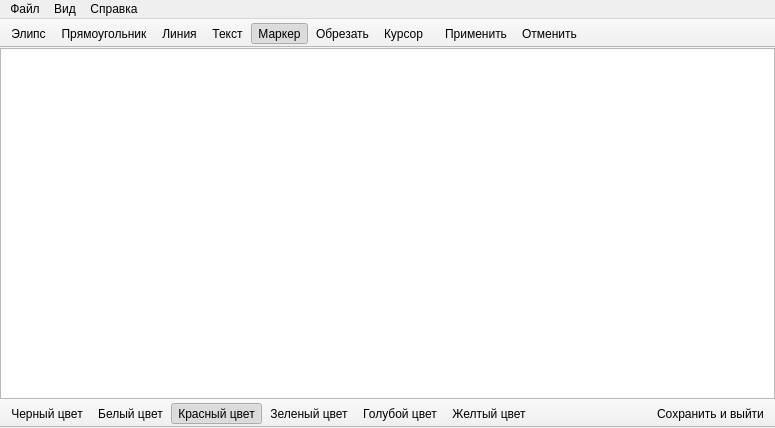
<?xml version="1.0" encoding="UTF-8"?>
<ui version="4.0">
 <class>MainWindow</class>
 <widget class="QMainWindow" name="MainWindow">
  <property name="geometry">
   <rect>
    <x>0</x>
    <y>0</y>
    <width>775</width>
    <height>428</height>
   </rect>
  </property>
  <property name="windowTitle">
   <string>MainWindow</string>
  </property>
  <widget class="QWidget" name="centralWidget">
   <layout class="QGridLayout" name="gridLayout">
    <property name="leftMargin">
     <number>0</number>
    </property>
    <property name="topMargin">
     <number>0</number>
    </property>
    <property name="rightMargin">
     <number>0</number>
    </property>
    <property name="bottomMargin">
     <number>0</number>
    </property>
    <property name="spacing">
     <number>0</number>
    </property>
    <item row="1" column="0">
     <widget class="QGraphicsView" name="graphicsView"/>
    </item>
   </layout>
  </widget>
  <widget class="QMenuBar" name="menuBar">
   <property name="geometry">
    <rect>
     <x>0</x>
     <y>0</y>
     <width>775</width>
     <height>21</height>
    </rect>
   </property>
   <widget class="QMenu" name="menuFile">
    <property name="title">
     <string>Файл</string>
    </property>
    <addaction name="actionSave"/>
    <addaction name="separator"/>
    <addaction name="actionPrint"/>
    <addaction name="separator"/>
    <addaction name="actionExit"/>
   </widget>
   <widget class="QMenu" name="menuView">
    <property name="title">
     <string>Вид</string>
    </property>
    <addaction name="actionZoomIn"/>
    <addaction name="actionZoomOut"/>
   </widget>
   <widget class="QMenu" name="menuInfo">
    <property name="title">
     <string>Справка</string>
    </property>
    <addaction name="actionAbout"/>
   </widget>
   <addaction name="menuFile"/>
   <addaction name="menuView"/>
   <addaction name="menuInfo"/>
  </widget>
  <widget class="QToolBar" name="mainToolBar">
   <property name="movable">
    <bool>false</bool>
   </property>
   <property name="toolButtonStyle">
    <enum>Qt::ToolButtonTextBesideIcon</enum>
   </property>
   <attribute name="toolBarArea">
    <enum>TopToolBarArea</enum>
   </attribute>
   <attribute name="toolBarBreak">
    <bool>false</bool>
   </attribute>
   <addaction name="actionElipse"/>
   <addaction name="actionRectangle"/>
   <addaction name="actionLine"/>
   <addaction name="actionText"/>
   <addaction name="actionPen"/>
   <addaction name="actionCut"/>
   <addaction name="actionCursor"/>
  </widget>
  <widget class="QToolBar" name="graficToolBar">
   <property name="windowTitle">
    <string/>
   </property>
   <property name="movable">
    <bool>false</bool>
   </property>
   <property name="floatable">
    <bool>true</bool>
   </property>
   <attribute name="toolBarArea">
    <enum>BottomToolBarArea</enum>
   </attribute>
   <attribute name="toolBarBreak">
    <bool>false</bool>
   </attribute>
   <addaction name="actionDarkColor"/>
   <addaction name="actionWhiteColor"/>
   <addaction name="actionRedColor"/>
   <addaction name="actionGreenColor"/>
   <addaction name="actionBlooColor"/>
   <addaction name="actionYellowColor"/>
  </widget>
  <widget class="QToolBar" name="SaveToolBar">
   <property name="windowTitle">
    <string/>
   </property>
   <property name="layoutDirection">
    <enum>Qt::RightToLeft</enum>
   </property>
   <property name="movable">
    <bool>false</bool>
   </property>
   <attribute name="toolBarArea">
    <enum>BottomToolBarArea</enum>
   </attribute>
   <attribute name="toolBarBreak">
    <bool>false</bool>
   </attribute>
   <addaction name="actionSaveToFile"/>
  </widget>
  <widget class="QToolBar" name="applyToolBar">
   <property name="windowTitle">
    <string>toolBar</string>
   </property>
   <property name="layoutDirection">
    <enum>Qt::LeftToRight</enum>
   </property>
   <property name="movable">
    <bool>false</bool>
   </property>
   <property name="toolButtonStyle">
    <enum>Qt::ToolButtonTextBesideIcon</enum>
   </property>
   <attribute name="toolBarArea">
    <enum>TopToolBarArea</enum>
   </attribute>
   <attribute name="toolBarBreak">
    <bool>false</bool>
   </attribute>
   <addaction name="actionApply"/>
   <addaction name="actionCancel"/>
  </widget>
  <action name="actionSave">
   <property name="text">
    <string>Сохранить и выйти</string>
   </property>
   <property name="shortcut">
    <string>Ctrl+S</string>
   </property>
  </action>
  <action name="actionExit">
   <property name="text">
    <string>Выход</string>
   </property>
   <property name="shortcut">
    <string>Ctrl+Q</string>
   </property>
  </action>
  <action name="actionPrint">
   <property name="text">
    <string>Печать</string>
   </property>
   <property name="shortcut">
    <string>Ctrl+P</string>
   </property>
  </action>
  <action name="actionZoomIn">
   <property name="text">
    <string>Увеличить</string>
   </property>
   <property name="shortcut">
    <string>Ctrl++</string>
   </property>
  </action>
  <action name="actionZoomOut">
   <property name="text">
    <string>Уменьшить</string>
   </property>
   <property name="shortcut">
    <string>Ctrl+-</string>
   </property>
  </action>
  <action name="actionAbout">
   <property name="text">
    <string>О программе</string>
   </property>
  </action>
  <action name="actionSaveToFile">
   <property name="icon">
    <iconset resource="res.qrc">
     <normaloff>:/pict/save.png</normaloff>:/pict/save.png</iconset>
   </property>
   <property name="text">
    <string>Сохранить и выйти</string>
   </property>
   <property name="toolTip">
    <string>Сохранить и выйти</string>
   </property>
  </action>
  <action name="actionDarkColor">
   <property name="checkable">
    <bool>true</bool>
   </property>
   <property name="icon">
    <iconset resource="res.qrc">
     <normaloff>:/pict/circle_dark.png</normaloff>:/pict/circle_dark.png</iconset>
   </property>
   <property name="text">
    <string>Черный цвет</string>
   </property>
   <property name="toolTip">
    <string>Черный цвет</string>
   </property>
  </action>
  <action name="actionWhiteColor">
   <property name="checkable">
    <bool>true</bool>
   </property>
   <property name="icon">
    <iconset resource="res.qrc">
     <normaloff>:/pict/circle_grey.png</normaloff>:/pict/circle_grey.png</iconset>
   </property>
   <property name="text">
    <string>Белый цвет</string>
   </property>
   <property name="toolTip">
    <string>Белый цвет</string>
   </property>
  </action>
  <action name="actionRedColor">
   <property name="checkable">
    <bool>true</bool>
   </property>
   <property name="checked">
    <bool>true</bool>
   </property>
   <property name="icon">
    <iconset resource="res.qrc">
     <normaloff>:/pict/circle_red.png</normaloff>:/pict/circle_red.png</iconset>
   </property>
   <property name="text">
    <string>Красный цвет</string>
   </property>
  </action>
  <action name="actionGreenColor">
   <property name="checkable">
    <bool>true</bool>
   </property>
   <property name="icon">
    <iconset resource="res.qrc">
     <normaloff>:/pict/circle_green.png</normaloff>:/pict/circle_green.png</iconset>
   </property>
   <property name="text">
    <string>Зеленый цвет</string>
   </property>
  </action>
  <action name="actionBlooColor">
   <property name="checkable">
    <bool>true</bool>
   </property>
   <property name="icon">
    <iconset resource="res.qrc">
     <normaloff>:/pict/circle_blue.png</normaloff>:/pict/circle_blue.png</iconset>
   </property>
   <property name="text">
    <string>Голубой цвет</string>
   </property>
  </action>
  <action name="actionYellowColor">
   <property name="checkable">
    <bool>true</bool>
   </property>
   <property name="icon">
    <iconset resource="res.qrc">
     <normaloff>:/pict/circle_yellow.png</normaloff>:/pict/circle_yellow.png</iconset>
   </property>
   <property name="text">
    <string>Желтый цвет</string>
   </property>
  </action>
  <action name="actionPen">
   <property name="checkable">
    <bool>true</bool>
   </property>
   <property name="checked">
    <bool>true</bool>
   </property>
   <property name="icon">
    <iconset resource="res.qrc">
     <normaloff>:/pict/pencil.png</normaloff>:/pict/pencil.png</iconset>
   </property>
   <property name="text">
    <string>Маркер</string>
   </property>
   <property name="toolTip">
    <string>Маркер</string>
   </property>
  </action>
  <action name="actionLine">
   <property name="checkable">
    <bool>true</bool>
   </property>
   <property name="icon">
    <iconset resource="res.qrc">
     <normaloff>:/pict/line.png</normaloff>:/pict/line.png</iconset>
   </property>
   <property name="text">
    <string>Линия</string>
   </property>
   <property name="toolTip">
    <string>Линия</string>
   </property>
  </action>
  <action name="actionElipse">
   <property name="checkable">
    <bool>true</bool>
   </property>
   <property name="icon">
    <iconset resource="res.qrc">
     <normaloff>:/pict/circle.png</normaloff>:/pict/circle.png</iconset>
   </property>
   <property name="text">
    <string>Элипс</string>
   </property>
   <property name="toolTip">
    <string>Элипс</string>
   </property>
  </action>
  <action name="actionRectangle">
   <property name="checkable">
    <bool>true</bool>
   </property>
   <property name="icon">
    <iconset resource="res.qrc">
     <normaloff>:/pict/rectangle.png</normaloff>:/pict/rectangle.png</iconset>
   </property>
   <property name="text">
    <string>Прямоугольник</string>
   </property>
   <property name="toolTip">
    <string>Прямоугольник</string>
   </property>
  </action>
  <action name="actionText">
   <property name="checkable">
    <bool>true</bool>
   </property>
   <property name="icon">
    <iconset resource="res.qrc">
     <normaloff>:/pict/text.png</normaloff>:/pict/text.png</iconset>
   </property>
   <property name="text">
    <string>Текст</string>
   </property>
   <property name="toolTip">
    <string>Текст</string>
   </property>
  </action>
  <action name="actionCut">
   <property name="checkable">
    <bool>true</bool>
   </property>
   <property name="icon">
    <iconset resource="res.qrc">
     <normaloff>:/pict/resize.png</normaloff>:/pict/resize.png</iconset>
   </property>
   <property name="text">
    <string>Обрезать</string>
   </property>
   <property name="toolTip">
    <string>Обрезать</string>
   </property>
  </action>
  <action name="actionApply">
   <property name="checkable">
    <bool>false</bool>
   </property>
   <property name="icon">
    <iconset resource="res.qrc">
     <normaloff>:/pict/apply.png</normaloff>:/pict/apply.png</iconset>
   </property>
   <property name="text">
    <string>Применить</string>
   </property>
   <property name="toolTip">
    <string>Применить</string>
   </property>
   <property name="visible">
    <bool>true</bool>
   </property>
  </action>
  <action name="actionCancel">
   <property name="icon">
    <iconset resource="res.qrc">
     <normaloff>:/pict/editdelete.png</normaloff>:/pict/editdelete.png</iconset>
   </property>
   <property name="text">
    <string>Отменить</string>
   </property>
   <property name="toolTip">
    <string>Отменить</string>
   </property>
   <property name="visible">
    <bool>true</bool>
   </property>
  </action>
  <action name="actionCursor">
   <property name="icon">
    <iconset resource="res.qrc">
     <normaloff>:/pict/cursor.png</normaloff>:/pict/cursor.png</iconset>
   </property>
   <property name="text">
    <string>Курсор</string>
   </property>
   <property name="toolTip">
    <string>Курсор</string>
   </property>
  </action>
 </widget>
 <layoutdefault spacing="6" margin="11"/>
 <resources>
  <include location="res.qrc"/>
 </resources>
 <connections>
  <connection>
   <sender>actionExit</sender>
   <signal>triggered()</signal>
   <receiver>MainWindow</receiver>
   <slot>hide()</slot>
   <hints>
    <hint type="sourcelabel">
     <x>-1</x>
     <y>-1</y>
    </hint>
    <hint type="destinationlabel">
     <x>243</x>
     <y>203</y>
    </hint>
   </hints>
  </connection>
 </connections>
</ui>
